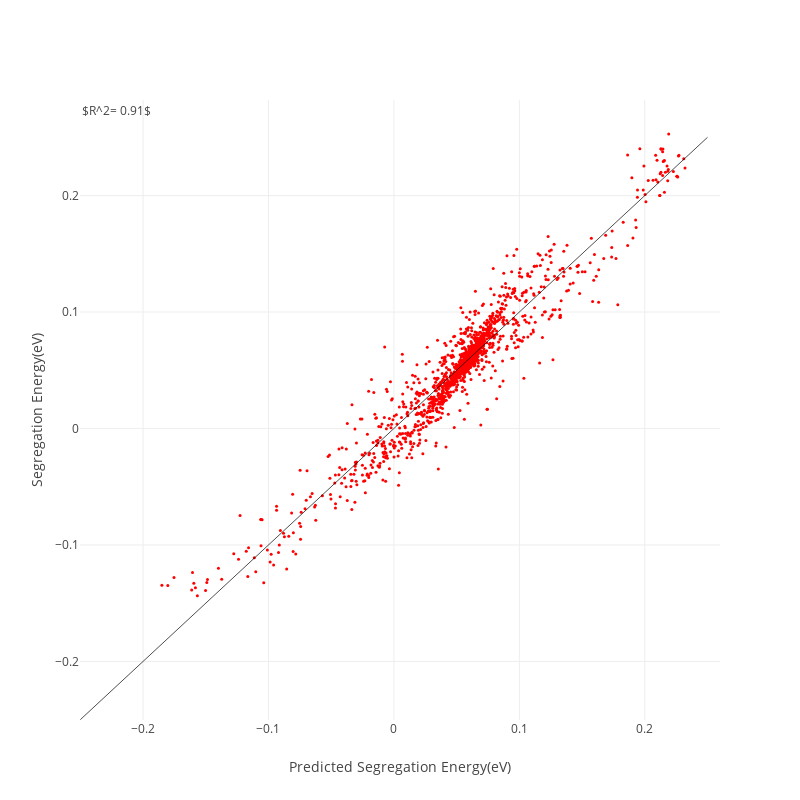

The code cell stored with this chart in its notebook:
### Code cell
#draw correlation
main = go.Scatter(x = Y_pre_test, 
          y = Y_test, 
          marker={'color':'red', 'symbol':'circle','size':3}, 
          mode='markers'
         )

data = [main]

layout = go.Layout(autosize = False, 
           height = 800,
           width = 800, 
           xaxis={'title':"Predicted Segregation Energy(eV)", 'zeroline':False},
           yaxis = {'title':'Segregation Energy(eV)', 'zeroline':False},
           annotations = [
                   dict(
                   x = 0,
                   y = 1,
                   xref = 'paper',
                   yref = 'paper',
                   text = '$R^2= %4.2f$'%(R_squared),
                   showarrow = False,
                   font = dict(size = 12)
                   )
               ],
           shapes =[{'type':'line', 
                            'x0':-0.25,
                            'x1':0.25,
                            'y0':-0.25,
                            'y1':0.25,
                            'line':{'width':0.7}
                    }],
          )
plot = py.iplot(go.Figure(data = data, layout = layout))

### Figure 1 — Plotly figure (JSON) as saved in the notebook; plotly's stock layout.template omitted (floating-point values rounded to 4 significant figures; data arrays with more than 128 entries replaced by an {"elided": "..."} marker saying what was removed)
{"data": [{"marker": {"color": "red", "size": 3, "symbol": "circle"}, "mode": "markers", "type": "scatter", "uid": "19724684-de75-4f49-ad8f-2cae4aec86a0", "x": {"elided": "2135 float values"}, "y": {"elided": "2135 float values"}}], "layout": {"annotations": [{"font": {"size": 12}, "showarrow": false, "text": "$R^2= 0.91$", "x": 0, "xref": "paper", "y": 1, "yref": "paper"}], "autosize": false, "height": 800, "shapes": [{"line": {"width": 0.7}, "type": "line", "x0": -0.25, "x1": 0.25, "y0": -0.25, "y1": 0.25}], "width": 800, "xaxis": {"autorange": true, "range": [-0.2503, 0.26], "title": {"text": "Predicted Segregation Energy(eV)"}, "type": "linear", "zeroline": false}, "yaxis": {"autorange": true, "range": [-0.2503, 0.2821], "title": {"text": "Segregation Energy(eV)"}, "type": "linear", "zeroline": false}}}
